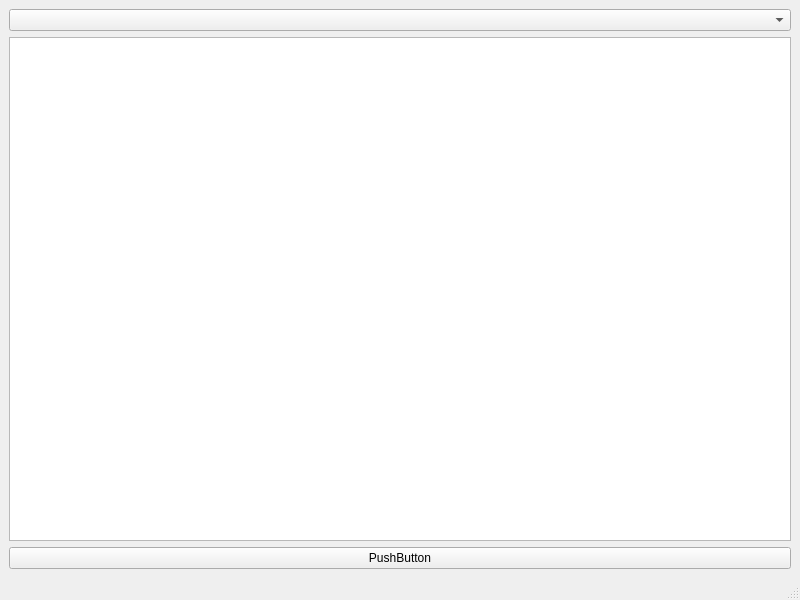
<?xml version="1.0" encoding="UTF-8"?>
<ui version="4.0">
 <class>MainWindow</class>
 <widget class="QMainWindow" name="MainWindow">
  <property name="geometry">
   <rect>
    <x>0</x>
    <y>0</y>
    <width>800</width>
    <height>600</height>
   </rect>
  </property>
  <property name="windowTitle">
   <string>MainWindow</string>
  </property>
  <widget class="QWidget" name="centralwidget">
   <layout class="QVBoxLayout" name="verticalLayout_2">
    <item>
     <layout class="QVBoxLayout" name="verticalLayout">
      <item>
       <widget class="QComboBox" name="comboBox"/>
      </item>
      <item>
       <widget class="QListWidget" name="listWidget"/>
      </item>
      <item>
       <widget class="QPushButton" name="pushButton">
        <property name="text">
         <string>PushButton</string>
        </property>
       </widget>
      </item>
     </layout>
    </item>
   </layout>
  </widget>
  <widget class="QMenuBar" name="menubar">
   <property name="geometry">
    <rect>
     <x>0</x>
     <y>0</y>
     <width>800</width>
     <height>26</height>
    </rect>
   </property>
  </widget>
  <widget class="QStatusBar" name="statusbar"/>
 </widget>
 <resources/>
 <connections/>
</ui>
